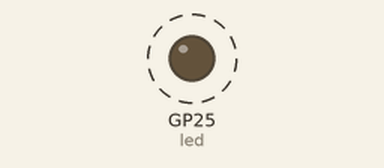
Simulated run of this program. Board: Raspberry Pi Pico running MicroPython. Parts: output pins drawn as LEDs (lit = HIGH). Dashed ring = blinking.

Above: at 0.5 s.
Timing chart, 0 to 4.6 s (numbered marks = the images above):
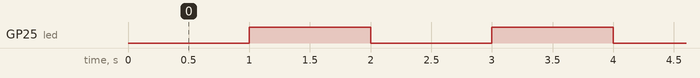

Measured:
- by itself, GP25 (led): alternates HIGH for 1.0 s and LOW for 1.0 s

The program:

blink.py
```python
# This code was written by Juhyun Kim.

from machine import Pin
import time

# 빌트인 LED 모드 설정
led = Pin("LED", Pin.OUT)

# 반복동작
while True:
   led.off()
   time.sleep(1)
   led.on()
   time.sleep(1)
```
